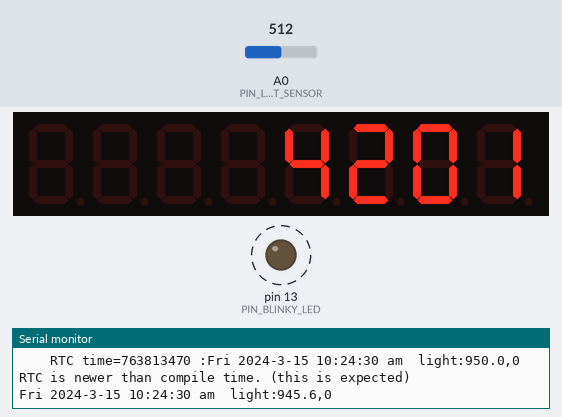
The sketch below on a simulated Arduino Uno, built with avr-gcc and run on an emulated ATmega328P. On the bench: 8-digit seven-segment display, output pins drawn as LEDs (lit = HIGH), the last lines printed to the serial monitor. Dashed ring = blinking. Inputs (shaded band) come from the test bench; at power-on: A0 (PIN_LIGHT_SENSOR) = 512. The local clock reads 2024-03-15 10:24:30 at power-on unless the sketch sets it.

Above: at 0.2 s.
At 129.07 s:
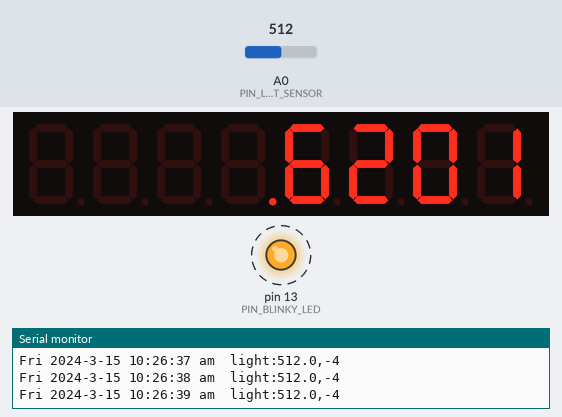
Timing chart, 0 to 130.0 s (numbered marks = the images above):
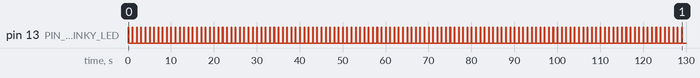

Measured:
- by itself, pin 13 (PIN_BLINKY_LED): alternates HIGH for 0.12 s and LOW for 0.88 s

The sketch:

97_simple-clock.ino
```cpp
#include <LedControl.h>
#include <Wire.h>
#include <RtcDS1307.h>
#include <Servo.h>
#include <EEPROM.h>

// example RTC code modified from :
// https://github.com/Makuna/Rtc/blob/master/examples/DS1307_Simple/DS1307_Simple.ino

// LED Display Code from:
// https://playground.arduino.cc/Main/LedControl/

// Pin 13 has an LED connected on most Arduino boards, including this clock
#define PIN_BLINKY_LED    13

// System constants
#define LOOP_PERIOD       10
#define COLON_BLINK_TIME (100 / LOOP_PERIOD)

// LED Controller pins
#define PIN_LED_CONTROLLER_DATA   10
#define PIN_LED_CONTROLLER_CLK    9
#define PIN_LED_CONTROLLER_LOAD   8

#define LED_BRIGHTNESS_MIN        0
#define LED_BRIGHTNESS_MAX        16
#define LED_BRIGHTNESS_DEFAULT    6

// Light sensor photo resistor
#define PIN_LIGHT_SENSOR            A0

#define LIGHT_SENSOR_AMBIENT        950
#define LIGHT_SENSOR_GAIN           100

#define LIGHT_SENSOR_LPF            100.0


// Light sensor
float light_sensor_lpf = LIGHT_SENSOR_AMBIENT;

void light_sensor_update() {
  int light_sensor_val = analogRead(PIN_LIGHT_SENSOR);
  light_sensor_lpf = ((float)light_sensor_val + (light_sensor_lpf * (LIGHT_SENSOR_LPF - 1.0))) / LIGHT_SENSOR_LPF;
}

int brightness_adjust() {
  // compute the light sensor brightness adjustment
  float brightness_adjust;
  brightness_adjust = (light_sensor_lpf - (float)(LIGHT_SENSOR_AMBIENT)) / (float)(LIGHT_SENSOR_GAIN) ;
  return (int)brightness_adjust;
}


// Create a new LedControl object.
// We use pins 8, 9 and 10 on the Arduino for the SPI interface
// Pin 10 is connected to the DATA IN-pin of the first MAX72XX
// Pin 9 is connected to the CLK-pin of the first MAX72XX
// Pin 8 is connected to the LOAD(/CS)-pin of the first MAX72XX
// There will only be a single MAX72XX attached to the arduino
LedControl display = LedControl(PIN_LED_CONTROLLER_DATA, PIN_LED_CONTROLLER_CLK,
                                PIN_LED_CONTROLLER_LOAD, 1);

// RTC setup.  We use a DS1307 RTC
RtcDS1307<TwoWire> Rtc(Wire);

// Maps the day IDs 0-6 to human readable day strings starting with Sunday == 0.
const char *DayOfWeekString(int DoW) {
  switch (DoW) {
  case 0:
    return "Sun";
  case 1:
    return "Mon";
  case 2:
    return "Tue";
  case 3:
    return "Wed";
  case 4:
    return "Thu";
  case 5:
    return "Fri";
  case 6:
    return "Sat";
  default:
    return "---";
  }
}

// Formats and writes the given time to the LED display.
void DisplayTime(const RtcDateTime *time) {
  // read the current time
  uint8_t hour = time->Hour();
  uint8_t minute = time->Minute();

  // handle 12-hour time silliness
  if (hour == 0) {
    hour = 12;
  }
  if (hour > 12) {
    hour = hour - 12;
  }
  // Hide the hour 10s place if the hour is less than 10
  if (hour >= 10) {
    display.setDigit(0, 0, 1, false);
  } else {
    display.setChar(0, 0, ' ', false);
  }
  display.setDigit(0, 1, hour % 10, false);
  display.setDigit(0, 2, minute / 10, false);
  display.setDigit(0, 3, minute % 10, false);
}


// Formats and prints the given time to the UART.
void PrintTime(const RtcDateTime *time) {
  uint8_t hour = time->Hour();
  // handle 12-hour time silliness
  boolean pm = false;
  if (hour == 0) {
    hour = 12;
  } else if (hour > 12) {
    hour -= 12;
    pm = true;
  }
  uint8_t minute = time->Minute();
  uint8_t second = time->Second();

  // format a descriptive time/date output with DOW and 12-hour format
  Serial.print(DayOfWeekString(time->DayOfWeek()));
  Serial.print(" ");
  Serial.print(time->Year(), DEC);
  Serial.print("-");
  Serial.print(time->Month(), DEC);
  Serial.print("-");
  Serial.print(time->Day(), DEC);
  Serial.print(" ");
  Serial.print(hour, DEC);
  Serial.print(":");
  if (minute < 10) {
    Serial.print("0");
  }
  Serial.print(minute, DEC);
  Serial.print(":");
  if (second < 10) {
    Serial.print("0");
  }
  Serial.print(second, DEC);
  if (pm) {
    Serial.print(" pm");
  } else {
    Serial.print(" am");
  }
  Serial.print("  light:");
  //Serial.print(analogRead(PIN_LIGHT_SENSOR), DEC);
  //Serial.print(",");
  Serial.print(light_sensor_lpf, 1);
  Serial.print(",");
  Serial.print(brightness_adjust());

  Serial.println("");
}


// The Arduino setup routine runs once when you press reset:
void setup() {
  // initialize the digital pin as an output.
  pinMode(PIN_BLINKY_LED, OUTPUT);

  // setup setial port
  Serial.begin(115200);

  // Start the I2C interface
  Wire.begin();
  Rtc.Begin();

  // Setup and check the time on the RTC clock
  RtcDateTime time_compiled = RtcDateTime(__DATE__, __TIME__);
  if (!Rtc.IsDateTimeValid()) {
    if (Rtc.LastError() != 0) {
      // we have a communications error
      // see https://www.arduino.cc/en/Reference/WireEndTransmission for
      // what the number means
      Serial.print("RTC communications error = ");
      Serial.println(Rtc.LastError());
    } else {
      // Common Causes:
      //    1) first time you ran and the device wasn't running yet
      //    2) the battery on the device is low or even missing

      Serial.println("RTC lost confidence in the DateTime!");
      // following line sets the RTC to the date & time this sketch was compiled
      // it will also reset the valid flag internally unless the Rtc device is
      // having an issue

      Rtc.SetDateTime(time_compiled);
    }
  }

  if (!Rtc.GetIsRunning()) {
    Serial.println("RTC was not actively running, starting now");
    Rtc.SetIsRunning(true);
  }

  Serial.print("Compile time=");
  Serial.print(uint32_t(time_compiled), DEC);
  Serial.print(" :");
  PrintTime(&time_compiled);

  RtcDateTime time_now = Rtc.GetDateTime();
  Serial.print("    RTC time=");
  Serial.print(uint32_t(time_now), DEC);
  Serial.print(" :");
  PrintTime(&time_now);

  // figure out if we should keep the RTC time or take the compiled time
  if (uint32_t(time_now) < uint32_t(time_compiled)) {
    Serial.println("RTC is older than compile time!  (Updating DateTime)");
    Rtc.SetDateTime(time_compiled);
  } else if (uint32_t(time_now) > uint32_t(time_compiled)) {
    Serial.println("RTC is newer than compile time. (this is expected)");
  } else if (uint32_t(time_now) == uint32_t(time_compiled)) {
    Serial.println(
        "RTC is the same as compile time! (not expected but all is fine)");
  }
  // uncomment this line to force the RTC to take the compiled time
  //Rtc.SetDateTime(time_compiled);

  // disable the square wave output
  Rtc.SetSquareWavePin(DS1307SquareWaveOut_Low);

  // wake up the MAX72XX from power-saving mode
  display.shutdown(0, false);
  display.setIntensity(0, LED_BRIGHTNESS_DEFAULT);

}


// State used in the loop, which must be global because of the way arduino
// exposes the loop() function. Rather than declaring this on the stack in main
// we make it global so the values persist between loop iterations.
uint8_t second_old = 0;
uint16_t colon_blink_counter = 0;

// Arduino provides a main() function that will repeatedly call loop() in a loop
// as fast as possible. We can fill loop() with code that we want to run
// periodically, and then provide rate limiting so that it runs at a regular
// period.
void loop() {
  // Update the light sensor.
  light_sensor_update();

  // Check for display brightness updates, and commit changes to EEPROM.
  RtcDateTime now = Rtc.GetDateTime();
  //display.setIntensity(0, constrain(LED_BRIGHTNESS_DEFAULT + brightness_adjust(), LED_BRIGHTNESS_MIN, LED_BRIGHTNESS_MAX));
  display.setIntensity(0, constrain(LED_BRIGHTNESS_DEFAULT, LED_BRIGHTNESS_MIN, LED_BRIGHTNESS_MAX));

  // Check the time, and whenever a second has passed, blink the colon and
  // ensure the time is up to date.
  if (now.Second() != second_old) {
    DisplayTime(&now);
    PrintTime(&now);
    colon_blink_counter = COLON_BLINK_TIME;
  }
  second_old = now.Second();

  // Count down some number of loop ticks before turning the colon back off.
  // It's turned back on every second by the code above.
  if (colon_blink_counter > 0) {
    digitalWrite(PIN_BLINKY_LED, HIGH);
    display.setChar(0, 4, ' ', true);
    colon_blink_counter--;
  } else {
    digitalWrite(PIN_BLINKY_LED, LOW);
    display.setChar(0, 4, ' ', false);
  }
  // Rate limit the loop
  delay(LOOP_PERIOD);
}
```
